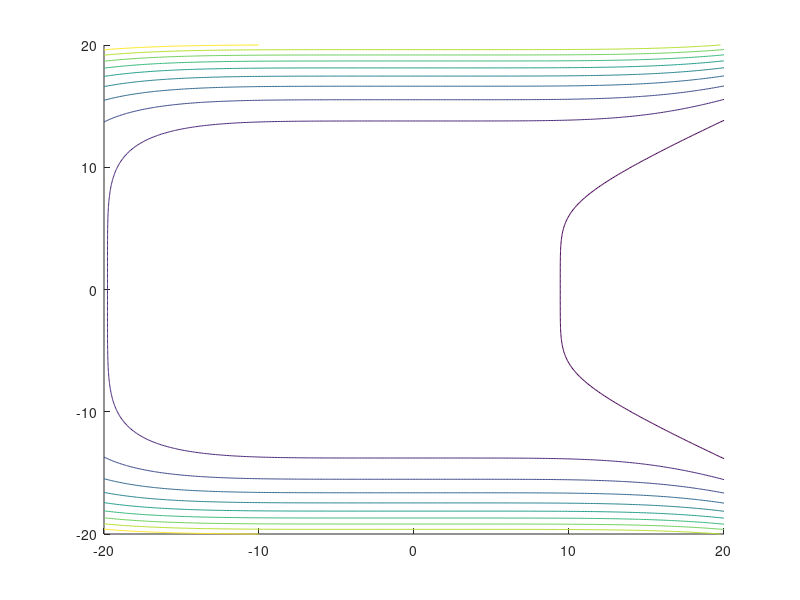

Write the MATLAB code that produced this figure. (Note: this script raises an error after producing the figure.)
%Gradient Descent Visualizer
%% User Defines
%Define the function to be zeroed
f = @(x,y) .1*x.^2 + .007*y.^4 + .004*y.^2 + .00005*x.^3 - .00234*x.^5 + .001*y.^6;
%Define the grid to work over - bounds defne where you think the zero is
%and stepsize effectives clarity of the contours (does not effect math tho)
gridSize = -20:.1:20;
%Set descent rate - higher is faster convergence in ideal cases but also
%more diverngences
gamma = .1;
%Set solution tolerance (how close to zero the function needs to be to
%count as zeroed
eps = .1;

%% Sript Logic - Do not change!
%Randomly intialize guess in the workspace
x0 = [(gridSize(end) - gridSize(1))*rand() + gridSize(1);...
    (gridSize(end) - gridSize(1))*rand() + gridSize(1)];

%build contour plot of function; the target set is anywhere inside the
%thick red lnes
figure();
[gridX, gridY] = meshgrid(gridSize,gridSize);
contour3(gridX,gridY,f(real(gridX),real(gridY)),'ShowText',true); hold on;
contour3(gridX,gridY,f(real(gridX),real(gridY)), [eps,eps], 'p-', 'LineWidth',1, 'FaceColor', 'none');
contour3(gridX,gridY,f(real(gridX),real(gridY)), [-eps,-eps], 'p-', 'LineWidth',1, 'FaceColor', 'none');

%convert the provided function to symbolics, find its jacobian for use in
%calculating gradients
grad = jacobian(str2sym(char(f)));
delF = matlabFunction(grad);
g = matlabFunction(str2sym(char(f)));

%setup loop - make variables to track solver state
nStep = 0; nReset = 0;
xMax = [0,0,0]; xMin = [0,0,0];
while abs(f(x0(1),x0(2))) > eps

    %calculate and run update equation x(n+1) = x(n) - gamma*grad(f(x(n+1))
    x0Last = x0;
    x0 = x0 - gamma*delF(x0(1),x0(2)).';

%     %keep track of max and min values found in this solver step (theres
%     %probably a more elegant way to do this but w/e)
%     if x0(1) > xMax(1) && (x0(1) > gridSize(1) && x0(1) < gridSize(end))
%         xMax(1) = x0(1);
%     end
%     if x0(1) < xMin(1) && (x0(1) > gridSize(1) && x0(1) < gridSize(end))
%         xMin(1) = x0(1);
%     end
%     if x0(2) > xMax(2) && (x0(2) > gridSize(1) && x0(2) < gridSize(end))
%         xMax(2) = x0(2);
%     end
%     if x0(2) < xMin(2) && (x0(2) > gridSize(1) && x0(2) < gridSize(end))
%         xMin(2) = x0(2);
%     end
%     if g(x0(1),x0(2)) > xMax(3) && (g(x0(1),x0(2)) > gridSize(1) && g(x0(1),x0(2)) < gridSize(end))
%         xMax(3) = g(x0(1),x0(2));
%     end
%     if g(x0(1),x0(2)) < xMin(3) && (g(x0(1),x0(2)) > gridSize(1) && g(x0(1),x0(2)) < gridSize(end))
%         xMin(3) = g(x0(1),x0(2));
%     end
% 
%     xlim([xMin(1) - 10*eps, xMax(1) + 10*eps]);
%     ylim([xMin(2) - 10*eps, xMax(2) + 10*eps]);
%     zlim([xMin(3) - 10*eps, xMax(3) + 10*eps]);
    if (x0(1) > gridSize(1) && x0(1) < gridSize(end)) && (x0(2) > gridSize(1) && x0(2) < gridSize(end))
        %if the new point is in the workspace put a red marker and draw a red
        %line from the last point to it
        plot3(x0(1),x0(2),g(x0(1),x0(2)),'r.',"MarkerSize",4);
        plot3([x0Last(1), x0(1)],[x0Last(2), x0(2)],[g(x0Last(1),x0Last(2)), g(x0(1),x0(2))],'r-','LineWidth',2)
    else
        %otherwise reinitialize the point in the workspace to avoid capture
        %by high gradients
        x0 = [(gridSize(end) - gridSize(1))*rand() + gridSize(1);...
            (gridSize(end) - gridSize(1))*rand() + gridSize(1)];
        plot3(x0(1),x0(2),g(x0(1),x0(2)),'g*',"MarkerSize",4)
        plot3([x0Last(1), x0(1)],[x0Last(2), x0(2)],[g(x0Last(1),x0Last(2)), g(x0(1),x0(2))],'g-','LineWidth',2)
        nReset = nReset + 1;
    end
    pause(.2)

    %check if we've found a zero and print final outputs if we have, the
    %while loop breaks itself
    if abs(f(x0(1),x0(2))) < eps
        disp(nStep)
        disp(nReset)
        f(x0(1),x0(2))
    end
    nStep = nStep+1;
end